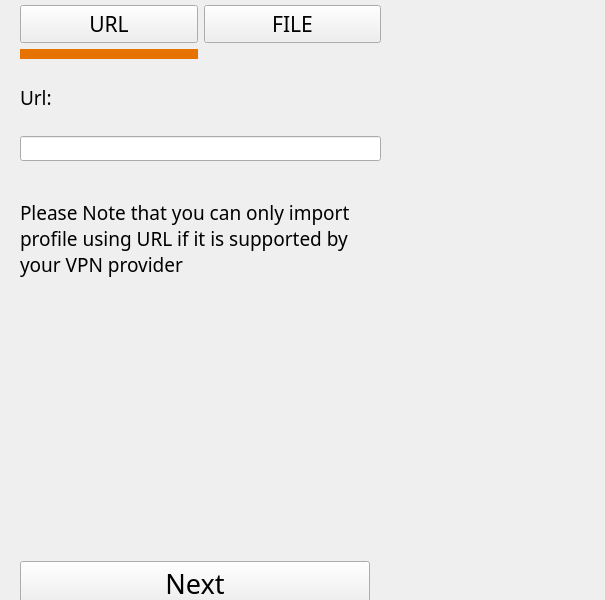
<?xml version="1.0" encoding="UTF-8"?>
<ui version="4.0">
 <class>Page_1</class>
 <widget class="QWidget" name="Page_1">
  <property name="geometry">
   <rect>
    <x>0</x>
    <y>0</y>
    <width>605</width>
    <height>600</height>
   </rect>
  </property>
  <property name="sizePolicy">
   <sizepolicy hsizetype="Maximum" vsizetype="Preferred">
    <horstretch>0</horstretch>
    <verstretch>0</verstretch>
   </sizepolicy>
  </property>
  <property name="font">
   <font>
    <family>Sitka</family>
   </font>
  </property>
  <property name="windowTitle">
   <string>Form</string>
  </property>
  <widget class="QWidget" name="verticalLayoutWidget">
   <property name="geometry">
    <rect>
     <x>0</x>
     <y>0</y>
     <width>401</width>
     <height>601</height>
    </rect>
   </property>
   <layout class="QVBoxLayout" name="url_subpage_layout">
    <property name="topMargin">
     <number>5</number>
    </property>
    <property name="bottomMargin">
     <number>0</number>
    </property>
    <item>
     <layout class="QGridLayout" name="gridLayout">
      <property name="leftMargin">
       <number>20</number>
      </property>
      <property name="rightMargin">
       <number>20</number>
      </property>
      <item row="1" column="0">
       <widget class="QWidget" name="sub_widget_url" native="true">
        <property name="sizePolicy">
         <sizepolicy hsizetype="Preferred" vsizetype="Fixed">
          <horstretch>0</horstretch>
          <verstretch>0</verstretch>
         </sizepolicy>
        </property>
        <property name="minimumSize">
         <size>
          <width>0</width>
          <height>10</height>
         </size>
        </property>
        <property name="maximumSize">
         <size>
          <width>16777215</width>
          <height>10</height>
         </size>
        </property>
        <property name="styleSheet">
         <string notr="true">background-color: rgb(230, 115, 0);</string>
        </property>
       </widget>
      </item>
      <item row="1" column="1">
       <widget class="QWidget" name="sub_widget_file" native="true">
        <property name="sizePolicy">
         <sizepolicy hsizetype="Preferred" vsizetype="Fixed">
          <horstretch>0</horstretch>
          <verstretch>0</verstretch>
         </sizepolicy>
        </property>
        <property name="minimumSize">
         <size>
          <width>0</width>
          <height>10</height>
         </size>
        </property>
        <property name="maximumSize">
         <size>
          <width>16777215</width>
          <height>10</height>
         </size>
        </property>
       </widget>
      </item>
      <item row="0" column="0">
       <widget class="QPushButton" name="show_url_subpage_button">
        <property name="font">
         <font>
          <family>Sitka</family>
          <pointsize>16</pointsize>
         </font>
        </property>
        <property name="text">
         <string>URL</string>
        </property>
       </widget>
      </item>
      <item row="0" column="1">
       <widget class="QPushButton" name="show_file_subpage_button">
        <property name="font">
         <font>
          <family>Sitka</family>
          <pointsize>16</pointsize>
         </font>
        </property>
        <property name="text">
         <string>FILE</string>
        </property>
       </widget>
      </item>
     </layout>
    </item>
    <item>
     <widget class="QStackedWidget" name="stackedWidget">
      <property name="currentIndex">
       <number>0</number>
      </property>
      <widget class="QWidget" name="p_1">
       <widget class="QWidget" name="verticalLayoutWidget_3">
        <property name="geometry">
         <rect>
          <x>0</x>
          <y>0</y>
          <width>401</width>
          <height>561</height>
         </rect>
        </property>
        <layout class="QVBoxLayout" name="verticalLayout">
         <property name="leftMargin">
          <number>20</number>
         </property>
         <property name="rightMargin">
          <number>20</number>
         </property>
         <item>
          <widget class="QLabel" name="label">
           <property name="sizePolicy">
            <sizepolicy hsizetype="Minimum" vsizetype="Fixed">
             <horstretch>0</horstretch>
             <verstretch>0</verstretch>
            </sizepolicy>
           </property>
           <property name="font">
            <font>
             <family>Sitka</family>
             <pointsize>14</pointsize>
            </font>
           </property>
           <property name="text">
            <string>Url:</string>
           </property>
          </widget>
         </item>
         <item>
          <widget class="QLineEdit" name="lineEdit"/>
         </item>
         <item>
          <widget class="QLabel" name="label_4">
           <property name="sizePolicy">
            <sizepolicy hsizetype="Preferred" vsizetype="Fixed">
             <horstretch>0</horstretch>
             <verstretch>0</verstretch>
            </sizepolicy>
           </property>
           <property name="text">
            <string>&lt;html&gt;&lt;head/&gt;&lt;body&gt;&lt;p&gt;&lt;span style=&quot; font-size:14pt;&quot;&gt;Please Note that you can only import profile using URL if it is supported by your VPN provider&lt;/span&gt;&lt;/p&gt;&lt;p&gt;&lt;br/&gt;&lt;/p&gt;&lt;/body&gt;&lt;/html&gt;</string>
           </property>
           <property name="wordWrap">
            <bool>true</bool>
           </property>
          </widget>
         </item>
         <item>
          <spacer name="verticalSpacer">
           <property name="orientation">
            <enum>Qt::Vertical</enum>
           </property>
           <property name="sizeType">
            <enum>QSizePolicy::Fixed</enum>
           </property>
           <property name="sizeHint" stdset="0">
            <size>
             <width>20</width>
             <height>200</height>
            </size>
           </property>
          </spacer>
         </item>
         <item>
          <widget class="QPushButton" name="next_button">
           <property name="sizePolicy">
            <sizepolicy hsizetype="Fixed" vsizetype="Fixed">
             <horstretch>0</horstretch>
             <verstretch>0</verstretch>
            </sizepolicy>
           </property>
           <property name="minimumSize">
            <size>
             <width>350</width>
             <height>40</height>
            </size>
           </property>
           <property name="font">
            <font>
             <family>Sitka</family>
             <pointsize>20</pointsize>
            </font>
           </property>
           <property name="text">
            <string>Next</string>
           </property>
          </widget>
         </item>
        </layout>
       </widget>
      </widget>
      <widget class="QWidget" name="p_2">
       <widget class="QWidget" name="verticalLayoutWidget_2">
        <property name="geometry">
         <rect>
          <x>-10</x>
          <y>0</y>
          <width>411</width>
          <height>385</height>
         </rect>
        </property>
        <layout class="QVBoxLayout" name="file_subpage_layout" stretch="0,0,0">
         <property name="leftMargin">
          <number>20</number>
         </property>
         <property name="rightMargin">
          <number>20</number>
         </property>
         <item>
          <widget class="QLabel" name="label_2">
           <property name="sizePolicy">
            <sizepolicy hsizetype="Preferred" vsizetype="Fixed">
             <horstretch>0</horstretch>
             <verstretch>0</verstretch>
            </sizepolicy>
           </property>
           <property name="maximumSize">
            <size>
             <width>16777215</width>
             <height>100</height>
            </size>
           </property>
           <property name="text">
            <string>&lt;html&gt;&lt;head/&gt;&lt;body&gt;&lt;p align=&quot;center&quot;&gt;&lt;span style=&quot; font-size:14pt;&quot;&gt;Drag and drop to upload .OVPN profile. You can only import one profile at a time.&lt;/span&gt;&lt;/p&gt;&lt;/body&gt;&lt;/html&gt;</string>
           </property>
           <property name="wordWrap">
            <bool>true</bool>
           </property>
          </widget>
         </item>
         <item>
          <widget class="QLabel" name="label_3">
           <property name="sizePolicy">
            <sizepolicy hsizetype="Preferred" vsizetype="Fixed">
             <horstretch>0</horstretch>
             <verstretch>0</verstretch>
            </sizepolicy>
           </property>
           <property name="maximumSize">
            <size>
             <width>16777215</width>
             <height>250</height>
            </size>
           </property>
           <property name="text">
            <string>&lt;html&gt;&lt;head/&gt;&lt;body&gt;&lt;p&gt;&lt;img src=&quot;:/icons/drag_and_drop_img&quot;/&gt;&lt;/p&gt;&lt;/body&gt;&lt;/html&gt;</string>
           </property>
           <property name="alignment">
            <set>Qt::AlignCenter</set>
           </property>
          </widget>
         </item>
         <item>
          <widget class="QPushButton" name="browse_button">
           <property name="sizePolicy">
            <sizepolicy hsizetype="Fixed" vsizetype="Fixed">
             <horstretch>0</horstretch>
             <verstretch>0</verstretch>
            </sizepolicy>
           </property>
           <property name="minimumSize">
            <size>
             <width>125</width>
             <height>40</height>
            </size>
           </property>
           <property name="font">
            <font>
             <family>Sitka</family>
             <pointsize>20</pointsize>
            </font>
           </property>
           <property name="text">
            <string>Browse</string>
           </property>
          </widget>
         </item>
        </layout>
       </widget>
      </widget>
     </widget>
    </item>
   </layout>
  </widget>
  <action name="action_move_widget1">
   <property name="text">
    <string>move_widget1</string>
   </property>
   <property name="toolTip">
    <string>move_widget1</string>
   </property>
  </action>
 </widget>
 <resources/>
 <connections/>
</ui>
